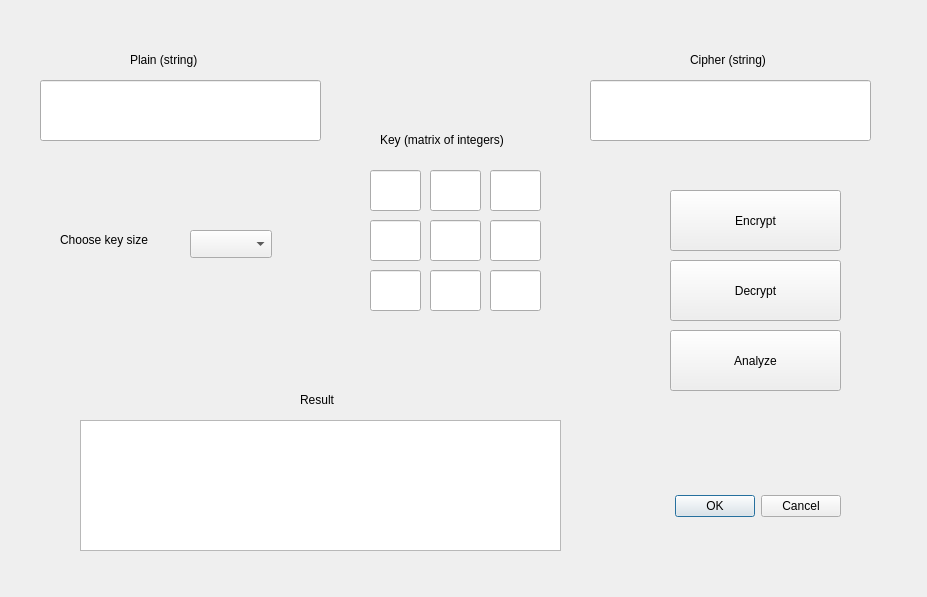
<?xml version="1.0" encoding="UTF-8"?>
<ui version="4.0">
 <class>qtHill</class>
 <widget class="QDialog" name="qtHill">
  <property name="geometry">
   <rect>
    <x>0</x>
    <y>0</y>
    <width>927</width>
    <height>597</height>
   </rect>
  </property>
  <property name="windowTitle">
   <string>Dialog</string>
  </property>
  <widget class="QDialogButtonBox" name="buttonBox">
   <property name="geometry">
    <rect>
     <x>500</x>
     <y>490</y>
     <width>341</width>
     <height>32</height>
    </rect>
   </property>
   <property name="orientation">
    <enum>Qt::Horizontal</enum>
   </property>
   <property name="standardButtons">
    <set>QDialogButtonBox::Cancel|QDialogButtonBox::Ok</set>
   </property>
  </widget>
  <widget class="QLineEdit" name="PlainLineEdit">
   <property name="geometry">
    <rect>
     <x>40</x>
     <y>80</y>
     <width>281</width>
     <height>61</height>
    </rect>
   </property>
   <property name="text">
    <string/>
   </property>
  </widget>
  <widget class="QLabel" name="PlainLabel">
   <property name="geometry">
    <rect>
     <x>130</x>
     <y>50</y>
     <width>101</width>
     <height>20</height>
    </rect>
   </property>
   <property name="text">
    <string>Plain (string)</string>
   </property>
  </widget>
  <widget class="QLineEdit" name="CipherLineEdit">
   <property name="geometry">
    <rect>
     <x>590</x>
     <y>80</y>
     <width>281</width>
     <height>61</height>
    </rect>
   </property>
   <property name="text">
    <string/>
   </property>
  </widget>
  <widget class="QLabel" name="CipherLabel">
   <property name="geometry">
    <rect>
     <x>690</x>
     <y>50</y>
     <width>101</width>
     <height>20</height>
    </rect>
   </property>
   <property name="text">
    <string>Cipher (string)</string>
   </property>
  </widget>
  <widget class="QLineEdit" name="Key11Label">
   <property name="geometry">
    <rect>
     <x>370</x>
     <y>170</y>
     <width>51</width>
     <height>41</height>
    </rect>
   </property>
   <property name="text">
    <string/>
   </property>
  </widget>
  <widget class="QLineEdit" name="Key12Label">
   <property name="geometry">
    <rect>
     <x>430</x>
     <y>170</y>
     <width>51</width>
     <height>41</height>
    </rect>
   </property>
   <property name="text">
    <string/>
   </property>
  </widget>
  <widget class="QLineEdit" name="Key21Label">
   <property name="geometry">
    <rect>
     <x>370</x>
     <y>220</y>
     <width>51</width>
     <height>41</height>
    </rect>
   </property>
   <property name="text">
    <string/>
   </property>
  </widget>
  <widget class="QLineEdit" name="Key22Label">
   <property name="geometry">
    <rect>
     <x>430</x>
     <y>220</y>
     <width>51</width>
     <height>41</height>
    </rect>
   </property>
   <property name="text">
    <string/>
   </property>
  </widget>
  <widget class="QLineEdit" name="Key13Label">
   <property name="geometry">
    <rect>
     <x>490</x>
     <y>170</y>
     <width>51</width>
     <height>41</height>
    </rect>
   </property>
   <property name="text">
    <string/>
   </property>
  </widget>
  <widget class="QLineEdit" name="Key33Label">
   <property name="geometry">
    <rect>
     <x>490</x>
     <y>270</y>
     <width>51</width>
     <height>41</height>
    </rect>
   </property>
   <property name="text">
    <string/>
   </property>
  </widget>
  <widget class="QLineEdit" name="Key32Label">
   <property name="geometry">
    <rect>
     <x>430</x>
     <y>270</y>
     <width>51</width>
     <height>41</height>
    </rect>
   </property>
   <property name="text">
    <string/>
   </property>
  </widget>
  <widget class="QLineEdit" name="Key31Label">
   <property name="geometry">
    <rect>
     <x>370</x>
     <y>270</y>
     <width>51</width>
     <height>41</height>
    </rect>
   </property>
   <property name="text">
    <string/>
   </property>
  </widget>
  <widget class="QLineEdit" name="Key23Label">
   <property name="geometry">
    <rect>
     <x>490</x>
     <y>220</y>
     <width>51</width>
     <height>41</height>
    </rect>
   </property>
   <property name="text">
    <string/>
   </property>
  </widget>
  <widget class="QComboBox" name="comboBox">
   <property name="geometry">
    <rect>
     <x>190</x>
     <y>230</y>
     <width>82</width>
     <height>28</height>
    </rect>
   </property>
  </widget>
  <widget class="QLabel" name="KeyLabel">
   <property name="geometry">
    <rect>
     <x>380</x>
     <y>130</y>
     <width>191</width>
     <height>20</height>
    </rect>
   </property>
   <property name="text">
    <string>Key (matrix of integers)</string>
   </property>
  </widget>
  <widget class="QLabel" name="KeysizeLabel">
   <property name="geometry">
    <rect>
     <x>60</x>
     <y>230</y>
     <width>111</width>
     <height>20</height>
    </rect>
   </property>
   <property name="text">
    <string>Choose key size</string>
   </property>
  </widget>
  <widget class="QTextBrowser" name="OutputTextBrowser">
   <property name="geometry">
    <rect>
     <x>80</x>
     <y>420</y>
     <width>481</width>
     <height>131</height>
    </rect>
   </property>
  </widget>
  <widget class="QLabel" name="OutputLabel">
   <property name="geometry">
    <rect>
     <x>300</x>
     <y>390</y>
     <width>51</width>
     <height>20</height>
    </rect>
   </property>
   <property name="text">
    <string>Result</string>
   </property>
  </widget>
  <widget class="QPushButton" name="DecryptPushButton">
   <property name="geometry">
    <rect>
     <x>670</x>
     <y>260</y>
     <width>171</width>
     <height>61</height>
    </rect>
   </property>
   <property name="text">
    <string>Decrypt</string>
   </property>
  </widget>
  <widget class="QPushButton" name="EncryptPushButton">
   <property name="geometry">
    <rect>
     <x>670</x>
     <y>190</y>
     <width>171</width>
     <height>61</height>
    </rect>
   </property>
   <property name="text">
    <string>Encrypt</string>
   </property>
  </widget>
  <widget class="QPushButton" name="AnalyzePushButton">
   <property name="geometry">
    <rect>
     <x>670</x>
     <y>330</y>
     <width>171</width>
     <height>61</height>
    </rect>
   </property>
   <property name="text">
    <string>Analyze</string>
   </property>
  </widget>
 </widget>
 <resources/>
 <connections>
  <connection>
   <sender>buttonBox</sender>
   <signal>accepted()</signal>
   <receiver>qtHill</receiver>
   <slot>accept()</slot>
   <hints>
    <hint type="sourcelabel">
     <x>248</x>
     <y>254</y>
    </hint>
    <hint type="destinationlabel">
     <x>157</x>
     <y>274</y>
    </hint>
   </hints>
  </connection>
  <connection>
   <sender>buttonBox</sender>
   <signal>rejected()</signal>
   <receiver>qtHill</receiver>
   <slot>reject()</slot>
   <hints>
    <hint type="sourcelabel">
     <x>316</x>
     <y>260</y>
    </hint>
    <hint type="destinationlabel">
     <x>286</x>
     <y>274</y>
    </hint>
   </hints>
  </connection>
 </connections>
</ui>
